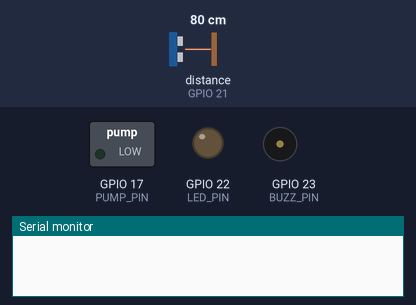
Simulated run of this sketch. Board: ESP32. On the bench: switched loads named in the sketch (green lamp = pin HIGH), output pins drawn as LEDs (lit = HIGH), buzzer (waves = sounding), the last lines printed to the serial monitor. Dashed ring = blinking. Inputs (shaded band) come from the test bench; at power-on: distance to the obstacle (sensor on GPIO 21) 80 cm. The echo pulse lasts 58.3 µs per cm; WiFi joins after 1.5 s; servers stay silent unless stated.

Above: at 3.0 s.
3.1 s: distance to the obstacle (sensor on GPIO 21) set to 9 cm
4.6 s: distance to the obstacle (sensor on GPIO 21) set to 6 cm
At 5.2 s:
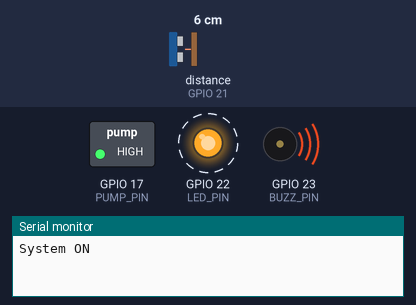
7.6 s: distance to the obstacle (sensor on GPIO 21) set to 4 cm
10.6 s: distance to the obstacle (sensor on GPIO 21) set to 2 cm
At 11.3 s:
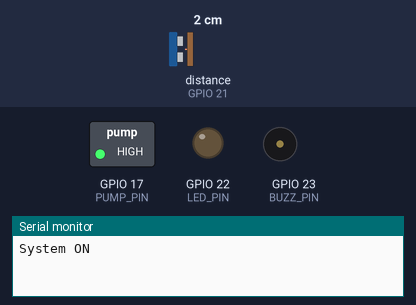
Timing chart, 0 to 13.1 s (numbered marks = the images above; inputs shaded):
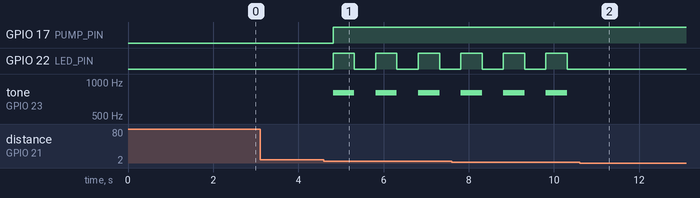

The sketch:

Alarm_and_Flood_System_Blynk_No_Comments.ino
```cpp
#define BLYNK_TEMPLATE_ID "YOUR TEMPLATE ID GOES HERE"
#define BLYNK_TEMPLATE_NAME "YOUR TEMPLATE NAME GOES HERE"
#define BLYNK_AUTH_TOKEN "YOUR AUTHENTICATION TOKEN GOES HERE"
#define BLYNK_PRINT Serial
#include <WiFi.h>
#include <WiFiClient.h>
#include <BlynkSimpleEsp32.h>
#include <Arduino.h>
#include <NewPing.h>

char authToken[] = BLYNK_AUTH_TOKEN;
char wifiSSID[] = "YOUR WIFI NAME GOES HERE";
char wifiPass[] = "YOUR WIFI PASSWORD GOES HERE";
BlynkTimer taskScheduler;

const int TRIG_PIN = 19;
const int ECHO_PIN = 21;
const int LED_PIN = 22;
const int BUZZ_PIN = 23;
const int PUMP_PIN = 17;

float distanceFromSensor;
float tankWaterHeight;
float waterFillPercent;
bool drainSystemActive = false;
bool alertToggle = false;
#define SAMPLE_COUNT 7
float pingSamples[SAMPLE_COUNT];
int validPingIndex = 0;
float lastStableDistance = 0;
NewPing ultrasonicSensor(TRIG_PIN, ECHO_PIN, 200);
const float tankHeight = 7.5;
const float minTankHeight = 1.0;

void sampleUltrasonicMedian() {
  validPingIndex = 0;

  while (validPingIndex < SAMPLE_COUNT) {
    float pingDistanceIn = ultrasonicSensor.ping_in();

    if (pingDistanceIn < minTankHeight || pingDistanceIn > tankHeight) {
      continue;
    }

    pingSamples[validPingIndex] = pingDistanceIn;
    validPingIndex++;
    delayMicroseconds(500);
  }

  for (int i = 0; i < SAMPLE_COUNT - 1; i++) {
    for (int j = 0; j < SAMPLE_COUNT - i - 1; j++) {
      if (pingSamples[j] > pingSamples[j + 1]) {
        float temp = pingSamples[j];
        pingSamples[j] = pingSamples[j + 1];
        pingSamples[j + 1] = temp;
      }
    }
  }

  int mid = SAMPLE_COUNT / 2;
  distanceFromSensor = pingSamples[mid];
  lastStableDistance = distanceFromSensor;
}

void convertWaterLevel() {
  tankWaterHeight = tankHeight - distanceFromSensor;

  if (tankWaterHeight < 0) {
    tankWaterHeight = 0;
  }

  if (tankWaterHeight > tankHeight) {
    tankWaterHeight = tankHeight;
  }

  waterFillPercent = (tankWaterHeight / tankHeight) * 100.0;

  Blynk.virtualWrite(V0, tankWaterHeight);
  Blynk.virtualWrite(V3, waterFillPercent);
}

void decideDrainState() {
  static const float ON_THRESHOLD = 5.0;
  static const float OFF_THRESHOLD = 2.5;
  static bool lastState = false;

  if (tankWaterHeight <= OFF_THRESHOLD && lastState == true) {
    drainSystemActive = false;
    lastState = false;
    Blynk.virtualWrite(V2, "OFF");
    Serial.println("System OFF");
    return;
  }

  if (tankWaterHeight >= ON_THRESHOLD && lastState == false) {
    drainSystemActive = true;
    lastState = true;
    Blynk.virtualWrite(V2, "ON");
    Serial.println("System ON");
  }
}

void systemState() {
  if (drainSystemActive == false) {
    digitalWrite(PUMP_PIN, LOW);
    digitalWrite(LED_PIN, LOW);
    noTone(BUZZ_PIN);
  } else {
    digitalWrite(PUMP_PIN, HIGH);
  }
}

void alertPattern() {
  if (!drainSystemActive) {
    alertToggle = false;
    digitalWrite(LED_PIN, LOW);
    noTone(BUZZ_PIN);
    return;
  }

  alertToggle = !alertToggle;

  if (alertToggle) {
    digitalWrite(LED_PIN, HIGH);
    tone(BUZZ_PIN, 800);
  } else {
    digitalWrite(LED_PIN, LOW);
    noTone(BUZZ_PIN);
  }
}

void setup() {
  Serial.begin(115200);
  Blynk.begin(authToken, wifiSSID, wifiPass);

  pinMode(LED_PIN, OUTPUT);
  pinMode(BUZZ_PIN, OUTPUT);
  pinMode(PUMP_PIN, OUTPUT);

  digitalWrite(LED_PIN, LOW);
  digitalWrite(BUZZ_PIN, LOW);
  digitalWrite(PUMP_PIN, LOW);

  distanceFromSensor = 0;
  tankWaterHeight = 0;
  waterFillPercent = 0;
  validPingIndex = 0;
  lastStableDistance = 0;

  taskScheduler.setInterval(250L, sampleUltrasonicMedian);
  taskScheduler.setInterval(250L, convertWaterLevel);
  taskScheduler.setInterval(250L, decideDrainState);
  taskScheduler.setInterval(250L, systemState);
  taskScheduler.setInterval(500L, alertPattern);
}

void loop() {
  Blynk.run();
  taskScheduler.run();
}
```

Measured:
- the behaviour switches between 8 and 7 cm on distance to the obstacle (sensor on GPIO 21) (found by bisection; images 0 and 1)
- the behaviour switches between 3 and 2 cm on distance to the obstacle (sensor on GPIO 21) (found by bisection; images 1 and 2)
- after the input at 4.6 s, GPIO 17 (PUMP_PIN): LOW → HIGH after 0.21 s; GPIO 22 (LED_PIN): alternates HIGH for 0.50 s and LOW for 0.50 s, starting after 0.21 s; tone on GPIO 23 (BUZZ_PIN): alternates 800 Hz for 0.50 s and silent for 0.50 s, starting after 0.21 s
- after the input at 10.6 s, GPIO 22 (LED_PIN): stops changing and stays LOW; tone on GPIO 23 (BUZZ_PIN): stops changing and stays silent
